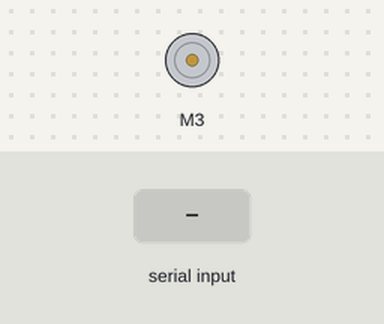
A sketch run on a simulated Arduino Uno, built with avr-gcc and run on an emulated ATmega328P. On the bench: DC motor (green arrow = forward, orange = backward, longer = faster). The inputs (shaded band) are chosen by the test bench. What the sketch prints to the serial monitor is not drawn.

Above: at 1.2 s.
1.3 s: "90,45\n" received over Serial
At 3.2 s:
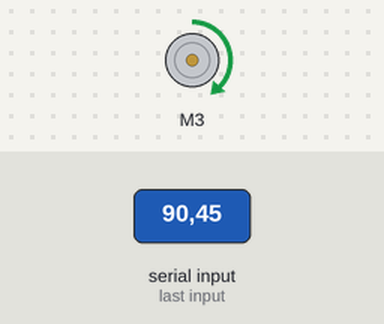
3.8 s: "30,150\n" received over Serial
At 5.1 s:
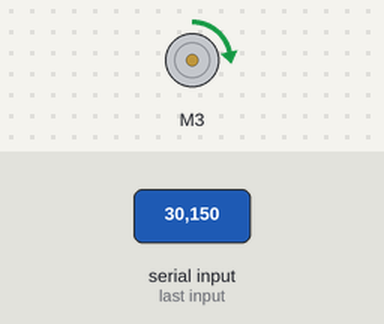
6.3 s: "200\n" received over Serial
At 8.1 s:
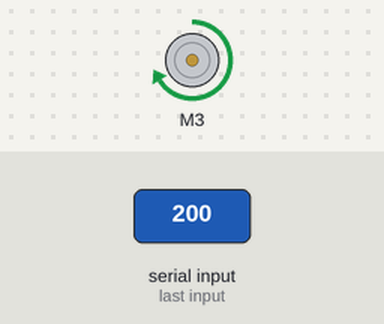
8.8 s: "90\n" received over Serial
At 11.2 s:
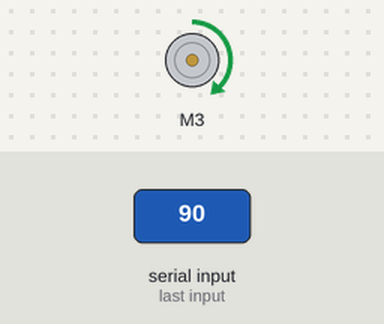
Timing chart, 0 to 12.3 s (numbered marks = the images above; inputs shaded):
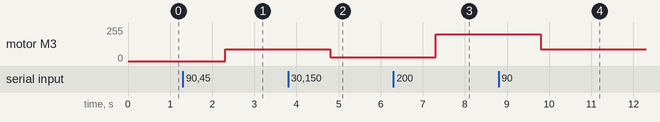

Measured:
- after the input at 1.3 s, motor M3: stopped → forward 90/255 after 1.0 s
- after the input at 3.8 s, motor M3: forward 90/255 → forward 30/255 after 1.0 s
- after the input at 6.3 s, motor M3: forward 30/255 → forward 200/255 after 1.0 s
- after the input at 8.8 s, motor M3: forward 200/255 → forward 90/255 after 1.0 s

The sketch:

propellerSpeedTest.ino
```cpp
#include <AFMotor.h>
AF_DCMotor motor1(3);
String input;
int a=0;

void setup() {
  // put your setup code here, to run once:
  Serial.begin(9600);
  Serial.println("Enter the speed of the propeller");
}

void loop() {
  // put your main code here, to run repeatedly:
  if(Serial.available()>0){
      input=Serial.readString();
  }
  a=input.toInt();
  Serial.println("Speed set to "&& a);
  motor1.setSpeed(a);
  motor1.run(FORWARD);
}
```
